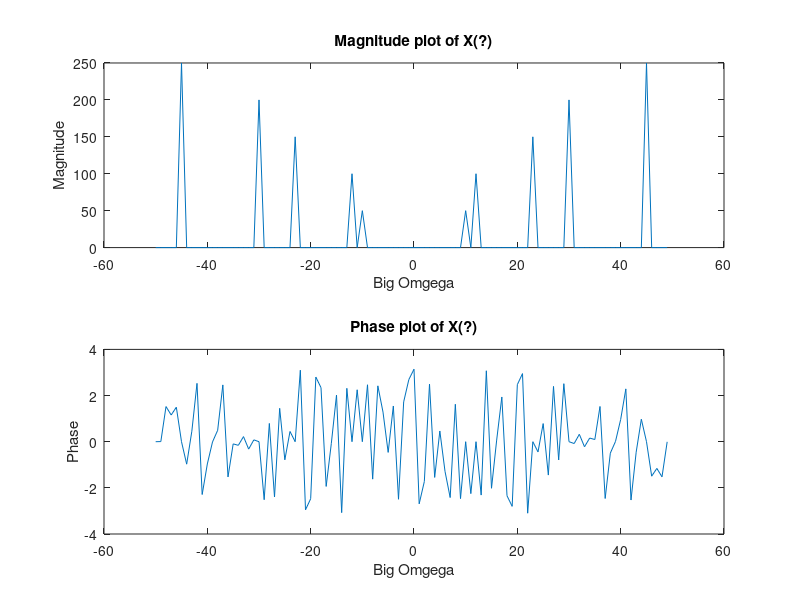

Write MATLAB code to recreate this figure.
clear all;
clc;

load signal.mat;

N = length(x);

w = fftshift((0:N-1)/N*2*pi);
w(1:N/2) = w(1:N/2) - 2*pi; % get freq in radians

% using w = Big w * T with T = 1/100, big omega = w * 100 / 2pi 
w = w.*100/(2*pi);

x_w = fftshift(fft(x));

figure;
subplot(211);
plot(w,abs(x_w));
title('Magnitude plot of X(?)');
xlabel('Big Omgega');
ylabel('Magnitude');

subplot(212);
plot(w,angle(x_w));
title('Phase plot of X(?)');
xlabel('Big Omgega');
ylabel('Phase');
